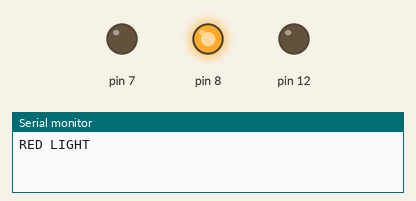
Simulated run of this sketch. Board: Arduino Uno, built with avr-gcc and run on an emulated ATmega328P. Shown: output pins drawn as LEDs (lit = HIGH), the last lines printed to the serial monitor.

Above: at 1.0 s.
At 2.05 s:
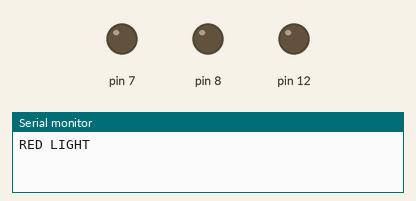
At 3.1 s:
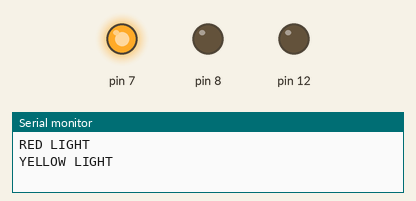
At 5.2 s:
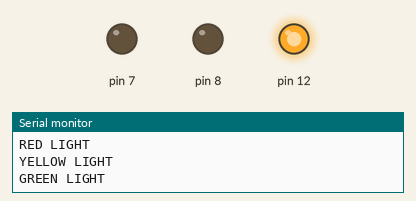
Timing chart, 0 to 8.2 s (numbered marks = the images above):
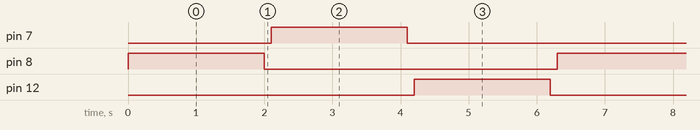

Measured:
- by itself, pin 7, pin 8, pin 12: alternates HIGH for 2.0 s and LOW for 4.3 s
- by itself, everything shown: repeats every 6.3 s, in 6 steps

The sketch:

Code.ino
```cpp
// C++ code
// TRAFFIC LIGHT

void setup()
{
  pinMode(8,OUTPUT);
  pinMode(7,OUTPUT);
  pinMode(12,OUTPUT);

  Serial.begin(9600);

}

void loop()
{
  digitalWrite(8, HIGH);
  Serial.println("RED LIGHT");
  delay(2000);

  digitalWrite(8, LOW);
  delay(100);


  digitalWrite(7, HIGH);
  Serial.println("YELLOW LIGHT");
  delay(2000);

  digitalWrite(7, LOW);
  delay(100);


  digitalWrite(12, HIGH);
  Serial.println("GREEN LIGHT");
  delay(2000);

  digitalWrite(12, LOW);
  delay(100);


  	Serial.println("\n\n\n\n");

}
```
